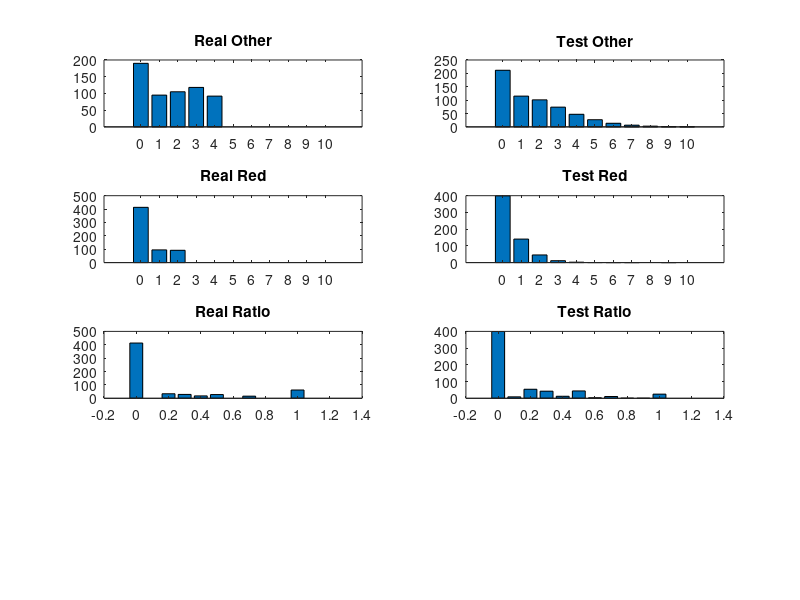

Recreate this plot in MATLAB. (Note: this script raises an error after producing the figure.)
%Length of exposure is already normalized by data sampling


%% Set up variables
numRep = 1000;
maxSyn = 10;


%% Generate dummy data
axNum = 600;

axOther = fix(rand(axNum,1)*6)-1;
axOther(axOther<0) = 0;
axRed = fix(rand(axNum,1)*6)-3;
axRed(axRed<0) = 0;


%%here, Axon length = total number of synapses
axLength = axRed + axOther;



%% Analyze real data
realRat = axRed./(axRed+axOther);
realRat(isnan(realRat))=0;

realHistAxOther = hist(axOther,0:maxSyn);
realHistAxRed = hist(axRed,0:maxSyn);
realHistRat = hist(realRat,0:.1:1);

%%Count synapses
numOther = sum(axOther);
numRed = sum(axRed);
averageRat = numRed/(numRed+numOther);

%%Test Statistic
realDistFromAv = realRat-averageRat;
realStat =mean(realDistFromAv(realDistFromAv<0));

%%Display
subplot(4,2,1)
bar([0:1:maxSyn],realHistAxOther)
title('Real Other')
subplot(4,2,3)
bar([0:1:maxSyn],realHistAxRed)
title('Real Red')
subplot(4,2,5)
bar([0:.1:1],realHistRat)
title('Real Ratio')



%% Set up Test
sumLength = axLength*0;
for i = 1:axNum
    sumLength(i) = sum(axLength(1:i));
end
totalAx = sumLength(end);
sumLength = sumLength/totalAx;

%Create matrix where x is each synapse and y finds prop of axon

otherSumLength = repmat(sumLength,[1,numOther]);
redSumLength = repmat(sumLength,[1,numRed]);


%% Test
memOther = zeros(numRep,maxSyn+1);
memRed = zeros(numRep,maxSyn+1);
memRat = zeros(numRep,11);
testStat = zeros(numRep,1); %test Statistic 1

for r = 1:numRep
    
    randOther = rand(1,numOther);
    randRed = rand(1,numRed);
    
    matOther = repmat(randOther,[axNum 1]);
    matRed = repmat(randRed, [axNum 1]);
    
    testOther = otherSumLength<matOther;
    testRed = redSumLength<matRed;
    
    resultOther  = sum(testOther,1)+1;
    resultRed = sum(testRed,1)+1;
    
    histOtherAx = hist(resultOther,1:1:axNum);
    histRedAx = hist(resultRed,1:1:axNum);
    
    ratRedOther = histRedAx./(histOtherAx+histRedAx);
    ratRedOther(isnan(ratRedOther)) = 0;
    
    histOther = hist(histOtherAx,0:1:maxSyn);
    histRed = hist(histRedAx,0:1:maxSyn);
    histRat = hist(ratRedOther,0:.1:1);
    
    
    memOther(r,:) = histOther;
    memRed(r,:) = histRed;
    memRat(r,:) = histRat;
    
    
    %%Get test statistic
    distFromAv = ratRedOther - averageRat;
    testStat = mean(distFromAv(distFromAv>0));
   
    
end
    
meanOther = mean(memOther,1);
meanRed = mean(memRed,1);
meanRat = mean(memRat,1);

%% Display

subplot(4,2,2)
bar([0:1:maxSyn],meanOther)
title('Test Other')
subplot(4,2,4)
bar([0:1:maxSyn],meanRed)
title('Test Red')
subplot(4,2,6)
bar([0:.1:1],meanRat)
title('Test Ratio')


%% Analyze Results
P = sum(sumDistFromAv>=realSumDistFromAv)/numRep;
disp(sprintf('P = %f',P))

subplot(4,2,[7 8])
hist(sumDistFromAv);
hold on
scatter(realSumDistFromAv,1,'r')
xlim([0 1])
hold off
    
    
    
    

